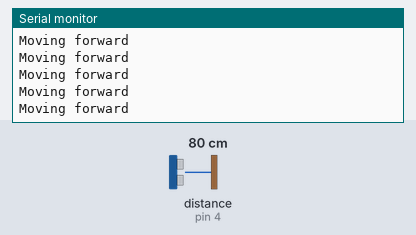
The sketch below on a simulated Arduino Uno, built with avr-gcc and run on an emulated ATmega328P. Parts: the last lines printed to the serial monitor. The inputs (shaded band) are chosen by the test bench; at power-on: distance to the obstacle (sensor on pin 4) 80 cm. The echo pulse lasts 58.3 µs per cm.

Above: at 1.2 s.
1.3 s: distance to the obstacle (sensor on pin 4) set to 43 cm
4.3 s: distance to the obstacle (sensor on pin 4) set to 37 cm
At 4.91 s:
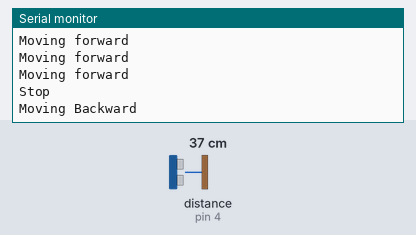
At 5.4 s:
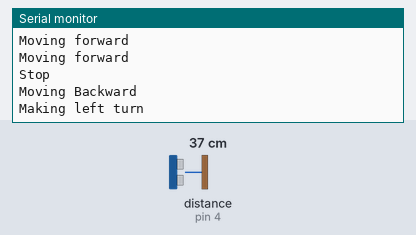

The sketch:

Obstacle_Avoiding_robot.ino
```cpp
/*
 *  Obstacle_Avoiding_robot- Avishkar
 *  Coder - Mayoogh Girish
 *  Website - http://bit.do/Avishkar
 *  This is a autonomous robot whicch avoids obstacles found in path
 *
 *  Add NewPing Library, Go to Sketch > Include Library > Manage Libraries . Search for NewPing and install it
 */

#include <NewPing.h>

#define TRIGGER_PIN  3   // Arduino pin tied to trigger pin on the ultrasonic sensor.
#define ECHO_PIN     4   // Arduino pin tied to echo pin on the ultrasonic sensor.
#define MAX_DISTANCE 200 // Maximum distance we want to ping for (in centimeters). Maximum sensor distance is rated at 400-500cm.

#define RMA 8            // Right Motor terminal A
#define RMB 9            // Right Motor terminal B
#define LMA 10           // Left Motor terminal A
#define LMB 11           // Left Motor terminal B

NewPing sonar(TRIGGER_PIN, ECHO_PIN, MAX_DISTANCE); // NewPing setup of pins and maximum distance.

void setup() {
  Serial.begin(9600);
}

void loop() {

  int distance = sonar.ping_cm();   //Store distance in cm

  if (distance >= 40)        //NO Obstacle
  {
    forward();
  }
  else if (distance < 40)   //Obstacle Found in 40cm, Stop - Move backward - Make right turn
  {
    stop();
    delay(350);
    backward();
    delay(350);
    right();
    delay(500);
  }
}

void forward() {
  Serial.println("");
  Serial.println("Moving forward");
  digitalWrite(RMA, HIGH);
  digitalWrite(RMB, LOW);
  digitalWrite(LMA, HIGH);
  digitalWrite(LMB, LOW);
}
void backward() {
  Serial.println("");
  Serial.println("Moving Backward");
  digitalWrite(RMA, LOW);
  digitalWrite(RMB, HIGH);
  digitalWrite(LMA, LOW);
  digitalWrite(LMB, HIGH);
}
void left() {
  Serial.println("");
  Serial.println("Making right turn");
  digitalWrite(RMA, HIGH);
  digitalWrite(RMB, LOW);
  digitalWrite(LMA, LOW);
  digitalWrite(LMB, HIGH);
}
void right() {
  Serial.println("");
  Serial.println("Making left turn");
  digitalWrite(RMA, LOW);
  digitalWrite(RMB, HIGH);
  digitalWrite(LMA, HIGH);
  digitalWrite(LMB, LOW);
}
void stop() {
  Serial.println("");
  Serial.println("Stop");
  digitalWrite(RMA, LOW);
  digitalWrite(RMB, LOW);
  digitalWrite(LMA, LOW);
  digitalWrite(LMB, LOW);
}
```

Measured:
- the behaviour switches between 40 and 39 cm on distance to the obstacle (sensor on pin 4) (found by bisection; images 0 and 1)
- after the input at 4.3 s, the serial monitor: prints a new line after 0.09 s (image 1)
